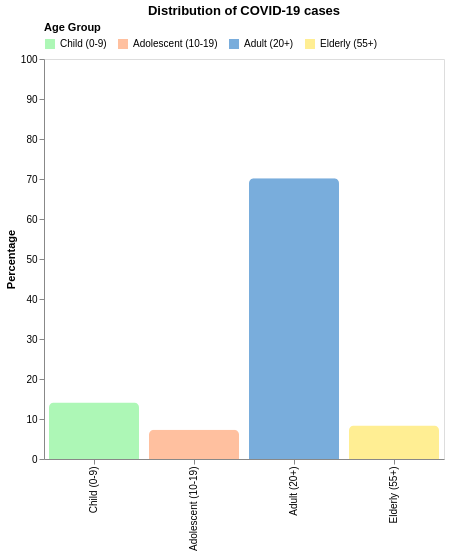

Here is the Vega-Lite specification saved for this chart:
### Vega-Lite specification from a JSON file in a GitHub repository (floating-point values rounded to 4 significant figures)
{"$schema": "https://vega.github.io/schema/vega-lite/v5.json", "title": {"text": "Distribution of COVID-19 cases"}, "width": 400, "height": 400, "data": {"values": [{"group": "Child (0-9)", "percentage": 14.1}, {"group": "Adult (20+)", "percentage": 70.2}, {"group": "Elderly (55+)", "percentage": 8.4}, {"group": "Adolescent (10-19)", "percentage": 7.3}]}, "mark": {"type": "bar", "cornerRadiusTopLeft": 5, "cornerRadiusTopRight": 5}, "encoding": {"x": {"field": "group", "type": "nominal", "sort": ["Child (0-9)", "Adolescent (10-19)", "Adult (20+)", "Elderly (55+)"], "title": ""}, "y": {"field": "percentage", "type": "quantitative", "axis": {"title": "Percentage", "gridOpacity": 0}, "scale": {"domain": [0, 100]}}, "color": {"field": "group", "title": "Age Group", "type": "nominal", "scale": {"range": ["#adf7b6", "#ffc09f", "#79addc", "#ffee93"]}, "sort": ["Child (0-9)", "Adolescent (10-19)", "Adult (20+)", "Elderly (55+)"]}, "tooltip": [{"field": "group", "type": "nominal", "title": "Group"}, {"field": "percentage", "type": "quantitative", "title": "Percentage (%)"}]}, "config": {"legend": {"orient": "top", "offset": 10}}}
